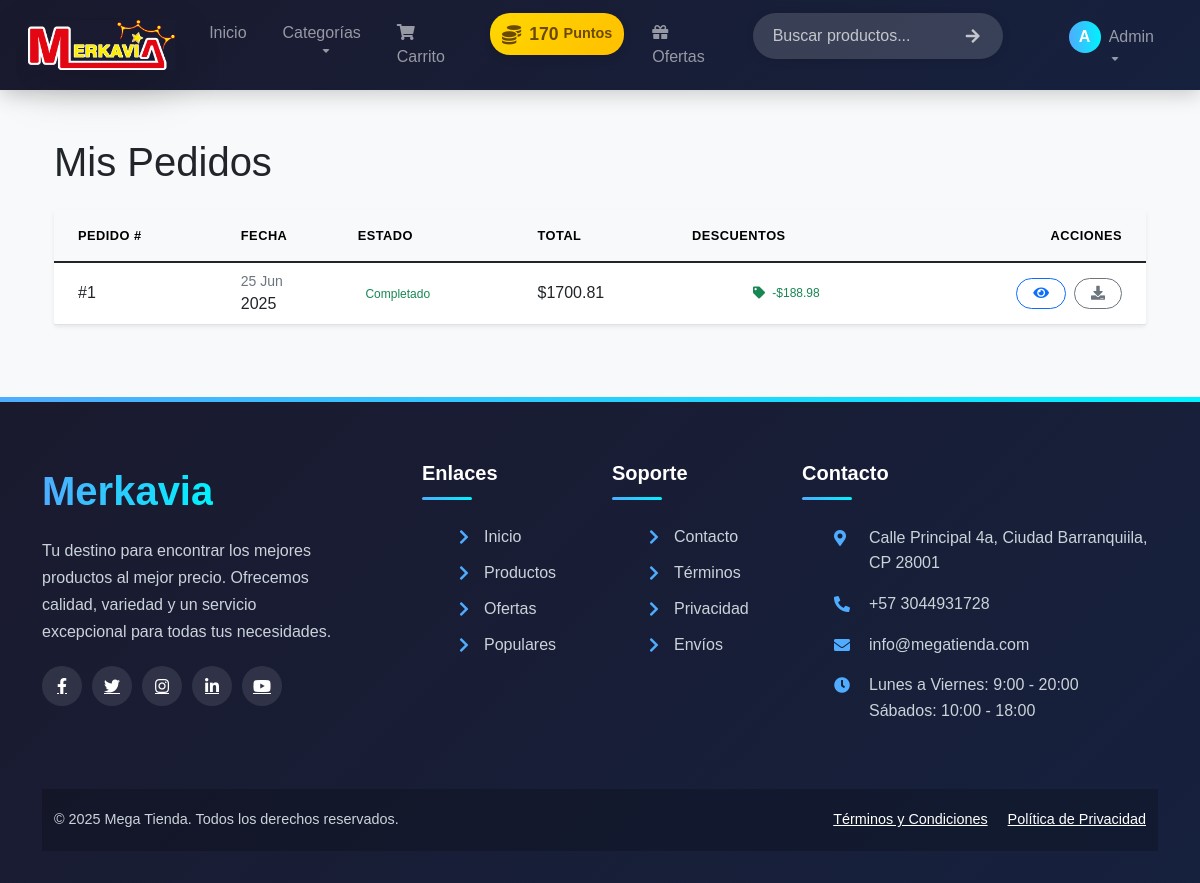
Page /mis_pedidos (signed in) on the committed database.
### models.py (models this page shows, shortened)
class Pedido(db.Model):
    id = db.Column(db.Integer, primary_key=True)
    usuario_id = db.Column(db.Integer, db.ForeignKey('usuario.id'), nullable=False)
    fecha_pedido = db.Column(db.DateTime, nullable=False)
    total = db.Column(db.Float, nullable=False)
    nombre = db.Column(db.String(100), nullable=False)
    direccion = db.Column(db.String(200), nullable=False)
    ciudad = db.Column(db.String(100), nullable=False)
    codigo_postal = db.Column(db.String(20), nullable=False)
    telefono = db.Column(db.String(20), nullable=False)
    metodo_pago = db.Column(db.String(50), nullable=False)
    estado = db.Column(db.String(20), nullable=False, default='pendiente')
    puntos_usados = db.Column(db.Integer, default=0)
    puntos_ganados = db.Column(db.Integer, default=0)
    usuario = db.relationship('Usuario', backref=db.backref('pedidos', lazy=True))
    detalles = db.relationship('DetallePedido', backref='pedido', lazy=True)

### app.py (the view)
@app.route('/mis_pedidos')
def mis_pedidos():
    if 'usuario_id' not in session:
        flash('Debes iniciar sesion para ver tus pedidos', 'danger')
        return redirect(url_for('index') + '#loginModal')
    pedidos = Pedido.query.filter_by(usuario_id=session['usuario_id']).all()
    for pedido in pedidos:
        descuento_total = 0.0
        for detalle in pedido.detalles:
            if detalle.descuento_aplicado > 0:
                precio_original = detalle.precio / (1 - detalle.descuento_aplicado/100)
                descuento_unidad = precio_original - detalle.precio
                descuento_total += descuento_unidad * detalle.cantidad
        pedido.descuento_total = round(descuento_total, 2)
    return render_template('usuario/mis_pedidos.html', pedidos=pedidos)

### app.py (called while the page is built)
@app.context_processor
def inject_categorias_y_carrito():
    categorias_principales = Categoria.query.filter_by(parent_id=None, activa=True).all()
    carrito_count = None
    puntos_usuario = None
    forgot_errors = session.pop('forgot_errors', None)
    forgot_form_data = session.pop('forgot_form_data', None)
    if 'usuario_id' in session:
        carrito_count = Carrito.query.filter_by(usuario_id=session['usuario_id']).count()
        usuario = Usuario.query.get(session['usuario_id'])
        puntos_usuario = usuario.puntos if usuario else None
    return dict(
        categorias_principales=categorias_principales,
        carrito_count=carrito_count,
        puntos_usuario=puntos_usuario,
        forgot_errors=forgot_errors,
        forgot_form_data=forgot_form_data
    )

@app.before_request
def before_request():
    g.current_time = datetime.now(timezone.utc)

### templates/usuario/mis_pedidos.html (shortened to what this page needs)
{% extends 'usuario/base.html' %}
{% block content %}
<div class="container">
    <div class="d-flex justify-content-between align-items-center mb-4">
        <h1 class="mb-0">Mis Pedidos</h1>
    </div>
    {% if pedidos %}
        <div class="card border-0 shadow-sm mb-4">
            <div class="card-body p-0">
                <div class="table-responsive">
                    <table class="table table-hover align-middle mb-0">
                        <thead class="table-light">
                            <tr>
                                <th class="py-3 ps-4">Pedido #</th>
                                <th class="py-3">Fecha</th>
                                <th class="py-3">Estado</th>
                                <th class="py-3">Total</th>
                                <th class="py-3">Descuentos</th>
                                <th class="py-3 pe-4 text-end">Acciones</th>
                            </tr>
                        </thead>
                        <tbody>
                            {% for pedido in pedidos %}
                            <tr class="border-top">
                                <td class="ps-4">
                                    <div class="fw-medium">#{{ pedido.id }}</div>
                                </td>
                                <td>
                                    <div class="text-muted small">{{ pedido.fecha_pedido.strftime('%d %b') }}</div>
                                    <div class="fw-medium">{{ pedido.fecha_pedido.strftime('%Y') }}</div>
                                </td>
                                <td>
                                    <span class="badge
                                        {% if pedido.estado == 'completado' %}bg-success-subtle text-success
                                        {% elif pedido.estado == 'cancelado' %}bg-danger-subtle text-danger
                                        {% else %}bg-warning-subtle text-warning{% endif %}">
                                        {{ pedido.estado|capitalize }}
                                    </span>
                                </td>
                                <td>
                                    <span class="fw-medium">${{ pedido.total|round(2) }}</span>
                                </td>
                                <td>
                                    <div class="d-flex flex-column gap-1">
                                        {% if pedido.descuento_total > 0 %}
                                            <span class="badge bg-success-subtle text-success">
                                                <i class="fas fa-tag me-1"></i> -${{ pedido.descuento_total|round(2) }}
                                            </span>
                                        {% endif %}
                                    </div>
                                </td>
                                <td class="pe-4 text-end">
                                    <div class="d-flex justify-content-end gap-2">
                                        <a href="{{ url_for('detalle_pedido', pedido_id=pedido.id) }}"
                                           class="btn btn-sm btn-outline-primary rounded-pill px-3"
                                           data-bs-toggle="tooltip" title="Ver detalles">
                                            <i class="fas fa-eye"></i>
                                        </a>
                                        <a href="{{ url_for('descargar_factura', pedido_id=pedido.id) }}"
                                           class="btn btn-sm btn-outline-secondary rounded-pill px-3"
                                           data-bs-toggle="tooltip" title="Descargar factura">
                                            <i class="fas fa-download"></i>
                                        </a>
                                    </div>
                                </td>
                            </tr>
                            {% endfor %}
                        </tbody>
                    </table>
                </div>
            </div>
        </div>
    {% endif %}
</div>
{% endblock %}

### static/css/styles.css (style rules this page uses)
body { font-family: 'Poppins', sans-serif; background-color: #f8f9fa; display: flex; flex-direction: column; min-height: 100vh; margin: 0; }

### templates/usuario/mis_pedidos.html (style rules this page uses)
.table { --bs-table-bg: transparent; }
.table thead th { font-weight: 600; text-transform: uppercase; font-size: 0.8rem; letter-spacing: 0.5px; }
.badge { padding: 0.35em 0.65em; font-size: 0.75em; font-weight: 500; }

### rows in the picture
Pedido: id "1", fecha_pedido "25 Jun", fecha_pedido "2025", estado "Completado", total "1700.81", descuento_total "188.98"

### other values in the picture
{{ puntos_usuario }} "170"
{{ session['usuario_nombre'][0] }} "A"
{{ session['usuario_nombre'] }} "Admin"
